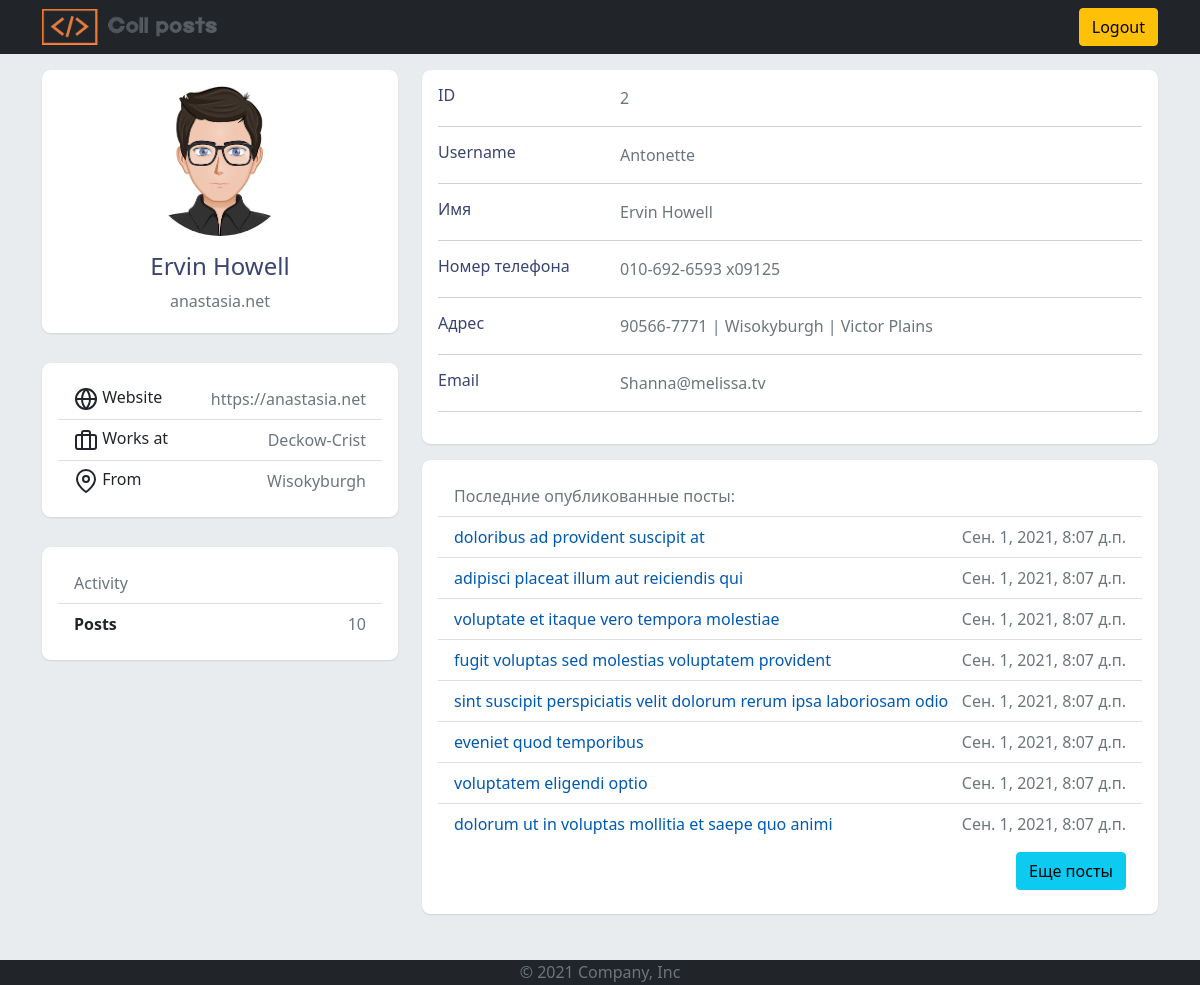
The app's page /users/id2 (signed in) with its own data.
### strange_posts/models.py (models this page shows, shortened)
class TimeBaseModel(models.Model):
    created_at = models.DateTimeField(auto_now_add=True)
    updated_at = models.DateTimeField(auto_now=True)
    class Meta:
        abstract = True

class User(TimeBaseModel):
    id = models.IntegerField(primary_key=True)
    name = models.CharField(max_length=255, verbose_name='Полное имя')
    username = models.CharField(max_length=100, unique=True, verbose_name='Имя пользователя')
    photo = models.ImageField('Фотография', upload_to='users_photo/%Y/%m/%d', null=True)
    email = models.EmailField(verbose_name='Email')
    user_address = models.ForeignKey(UserAddress, on_delete=models.SET_NULL, null=True,
                                     verbose_name='Адрес пользователя')
    phone_number = models.CharField(max_length=100, verbose_name='Номер телефона')
    user_website = models.CharField(max_length=255, verbose_name='Веб-сайт пользователя')
    user_company = models.ForeignKey(Company, on_delete=models.SET_NULL, null=True,
                                     verbose_name='Компания пользователя')
    class Meta:
        verbose_name = 'Пользователь'
        verbose_name_plural = 'Пользователи'
    def __str__(self):
        return f'{self.name} | {self.username}'

class Company(TimeBaseModel):
    name = models.CharField(max_length=255, verbose_name='Название компании')
    catch_phrase = models.CharField(max_length=255, verbose_name='catchPhrase')
    bs = models.CharField(max_length=255, verbose_name='bs')
    class Meta:
        verbose_name = 'Компания пользователя'
        verbose_name_plural = 'Компании пользователей'
    def __str__(self):
        return f'{self.name}'

class UserAddress(TimeBaseModel):
    street = models.CharField(max_length=255, verbose_name='Улица')
    suite = models.CharField(max_length=255, verbose_name='Suite')
    city = models.CharField(max_length=100, verbose_name='Город')
    zipcode = models.CharField(max_length=100, verbose_name='Почтовый индекс')
    geo = models.JSONField(default=dict, verbose_name='Геолокация')
    class Meta:
        verbose_name = 'Адрес пользователя'
        verbose_name_plural = 'Адреса пользователей'
    def __str__(self):
        return f'{self.zipcode} | {self.city} | {self.street}'

class Post(TimeBaseModel):
    id = models.IntegerField(primary_key=True)
    title = models.CharField(max_length=255, verbose_name='Название поста')
    body = models.TextField(verbose_name='Текст поста')
    user = models.ForeignKey(User, on_delete=models.CASCADE, verbose_name='Автор поста')
    categories = models.ManyToManyField(PostCategory, default=[])
    post_views = models.PositiveIntegerField('Количество просмотров', default=0)
    class Meta:
        verbose_name = 'Пост'
        verbose_name_plural = 'Пользовательские посты'
    def get_absolute_url(self):
        return reverse('post', kwargs={'pk': self.pk})

### strange_posts/views.py (the view)
# urls.py: path('users/id<int:pk>', views.GetUser.as_view(), name='get_user'),
class GetUser(LoginRequiredMixin, DetailView):
    model = User
    context_object_name = 'user'
    def get_context_data(self, *, object_list=None, **kwargs):
        context = super().get_context_data(**kwargs)  # Получаем context у предка
        context['title'] = context['user']
        context['show_data'] = {
            'ID': context['user'].pk,
            'Username': context['user'].username,
            'Имя': context['user'].name,
            'Номер телефона': context['user'].phone_number,
            'Адрес': context['user'].user_address,
            'Email': context['user'].email
        }
        context['posts'] = Post.objects.filter(user_id=self.kwargs['pk']).order_by('-created_at')[:8]
        return context
    def get_queryset(self):
        return User.objects.annotate(Count('post')).select_related('user_address', 'user_company')

### strange_posts/templates/strange_posts/user_detail.html (shortened to what this page needs)
{% extends 'strange_posts/base.html' %}
{% load static %}
{% block content %}
    <div class="container">
        <div class="row gutters-sm">
            <div class="col-md-4 mb-3">
                <div class="card">
                    <div class="card-body">
                        <div class="d-flex flex-column align-items-center text-center">
                            {% if user.photo %}
                                <img src="{{ user.photo.url }}" alt="User" class="rounded-circle" width="150">
                            {% else %}
                                <img src="{% static 'strange_posts/images/base_avatar.png' %}" alt="User" class="rounded-circle" width="150">
                            {% endif %}
                            <div class="mt-3">
                                <h4>{{ user.name }}</h4>
                                <p class="text-secondary mb-1">{{ user.user_website }}</p>
                            </div>
                        </div>
                    </div>
                </div>
                <div class="card">
                    <div class="card-body">
                        <ul class="list-group list-group-flush">
                            <li class="list-group-item d-flex justify-content-between align-items-center flex-wrap">
                                <h6 class="mb-0">
                                    Website
                                </h6>
                                <span class="text-secondary">https://{{ user.user_website }}</span>
                            </li>
                            <li class="list-group-item d-flex justify-content-between align-items-center flex-wrap">
                                <h6 class="mb-0">
                                    Works at
                                </h6>
                                <span class="text-secondary">{{ user.user_company }}</span>
                            </li>
                            <li class="list-group-item d-flex justify-content-between align-items-center flex-wrap">
                                <h6 class="mb-0">
                                    From
                                </h6>
                                <span class="text-secondary">{{ user.user_address.city }}</span>
                            </li>
                        </ul>
                    </div>
                </div>
                <div class="card">
                    <div class="card-body">
                        <ul class="list-group list-group-flush">
                            <li class="list-group-item text-muted">Activity <em class="fa fa-dashboard fa-1x"></em></li>
                            <li class="list-group-item d-flex justify-content-between align-items-center flex-wrap">
                                <span class="pull-left"><strong>Posts</strong></span>
                                <span class="text-secondary">{{ user.post__count }}</span>
                            </li>
                        </ul>
                    </div>
                </div>
            </div>
            <div class="col-md-8">
                <div class="card mb-3">
                    <div class="card-body">
                        {% for key, value in show_data.items %}
                            <div class="row">
                                <div class="col-sm-3"><h6 class="mb-0">{{ key }}</h6></div>
                                <div class="col-sm-9 text-secondary">{{ value }}</div>
                            </div>
                            <hr>
                        {% endfor %}
                    </div>
                </div>
                {% if user.post__count > 0 %}
                    <div class="card">
                        <div class="card-body">
                            <ul class="allposts list-group list-group-flush">
                                <li class="list-group-item text-muted">Последние опубликованные посты:</li>
                                {% for post in posts %}
                                    {% if forloop.last %}
                                        <li class="list-group-item posts d-flex justify-content-between last-post" data-len_posts="{{ posts|length }}" data-user_pk="{{ post.user_id }}">
                                    {% else %}
                                        <li class="list-group-item posts d-flex justify-content-between">
                                    {% endif %}
                                            <span class="pull-left"><a href="{{ post.get_absolute_url }}" class="pull-left">{{ post.title }}</a></span>
                                            <span class="text-secondary">{{ post.created_at }}</span>
                                        </li>
                                {% endfor %}
                            </ul>
                            {% if user.post__count > 8 %}
                                <ul class="load-more list-group list-group-flush">
                                    <li class="list-group-item d-flex justify-content-between">
                                        <span class="text-secondary">
                                            <a class="btn btn-info" id="load-more" target="__blank">Еще посты</a>
                                        </span>
                                    </li>
                                </ul>
                            {% endif %}
                        </div>
                    </div>
                {% endif %}
            </div>
        </div>
    </div>
{% endblock %}

### strange_posts/static/strange_posts/css/styles.css (style rules this page uses)
html, body { display: flex; width: 100%; height: 100%; min-height: 100vh; color: rgba(24, 35, 89, 0.85); background-color: #e9ecef; font-weight: 400; }
a { color: #0059b2; text-decoration: none; }
img { max-width: 800px; height: auto; }
.card { background: #fff; transition: .5s; border: 0; margin-bottom: 30px; border-radius: .55rem; position: relative; width: 100%; box-shadow: 0 1px 2px 0 rgb(0 0 0 / 10%); }

### records on screen
User: name "Ervin Howell", user_website "anastasia.net", user_company "Deckow-Crist", user_address.city "Wisokyburgh", post__count "10", show_data "Antonette" "Ervin Howell" "010-692-6593 x09125" "Shanna@melissa.tv"
UserAddress: key "Адрес", zipcode+city+street "90566-7771 | Wisokyburgh | Victor Plains"
Post: title "doloribus ad provident suscipit at", created_at "Сен. 1, 2021, 8:07 д.п."
Post: title "adipisci placeat illum aut reiciendis qui", created_at "Сен. 1, 2021, 8:07 д.п."
Post: title "voluptate et itaque vero tempora molestiae", created_at "Сен. 1, 2021, 8:07 д.п."
Post: title "fugit voluptas sed molestias voluptatem provident", created_at "Сен. 1, 2021, 8:07 д.п."
Post: title "sint suscipit perspiciatis velit dolorum rerum ipsa laboriosam odio", created_at "Сен. 1, 2021, 8:07 д.п."
Post: title "eveniet quod temporibus", created_at "Сен. 1, 2021, 8:07 д.п."
Post: title "voluptatem eligendi optio", created_at "Сен. 1, 2021, 8:07 д.п."
Post: title "dolorum ut in voluptas mollitia et saepe quo animi", created_at "Сен. 1, 2021, 8:07 д.п."

### other values on screen
{{ key }} "ID" "Username" "Имя" "Номер телефона" "Email"
{{ value }} "2"
